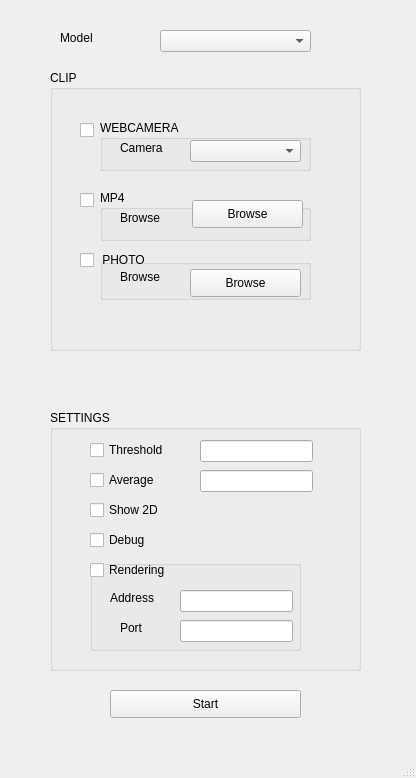
<?xml version="1.0" encoding="UTF-8"?>
<ui version="4.0">
 <class>PoseEstimator</class>
 <widget class="QMainWindow" name="PoseEstimator">
  <property name="geometry">
   <rect>
    <x>0</x>
    <y>0</y>
    <width>416</width>
    <height>778</height>
   </rect>
  </property>
  <property name="windowTitle">
   <string>MainWindow</string>
  </property>
  <widget class="QWidget" name="centralwidget">
   <widget class="QComboBox" name="modelCombo">
    <property name="geometry">
     <rect>
      <x>160</x>
      <y>30</y>
      <width>151</width>
      <height>22</height>
     </rect>
    </property>
   </widget>
   <widget class="QLabel" name="label">
    <property name="geometry">
     <rect>
      <x>60</x>
      <y>30</y>
      <width>55</width>
      <height>16</height>
     </rect>
    </property>
    <property name="text">
     <string>Model</string>
    </property>
   </widget>
   <widget class="QGroupBox" name="groupBox">
    <property name="geometry">
     <rect>
      <x>50</x>
      <y>70</y>
      <width>311</width>
      <height>281</height>
     </rect>
    </property>
    <property name="title">
     <string>CLIP</string>
    </property>
    <widget class="QGroupBox" name="groupBox_2">
     <property name="geometry">
      <rect>
       <x>50</x>
       <y>50</y>
       <width>211</width>
       <height>51</height>
      </rect>
     </property>
     <property name="title">
      <string>WEBCAMERA</string>
     </property>
     <widget class="QComboBox" name="cameraCombo">
      <property name="geometry">
       <rect>
        <x>90</x>
        <y>20</y>
        <width>111</width>
        <height>22</height>
       </rect>
      </property>
     </widget>
     <widget class="QLabel" name="label_2">
      <property name="geometry">
       <rect>
        <x>20</x>
        <y>20</y>
        <width>55</width>
        <height>16</height>
       </rect>
      </property>
      <property name="text">
       <string>Camera</string>
      </property>
     </widget>
    </widget>
    <widget class="QGroupBox" name="groupBox_3">
     <property name="geometry">
      <rect>
       <x>50</x>
       <y>120</y>
       <width>211</width>
       <height>51</height>
      </rect>
     </property>
     <property name="title">
      <string>MP4</string>
     </property>
     <widget class="QLabel" name="label_3">
      <property name="geometry">
       <rect>
        <x>20</x>
        <y>20</y>
        <width>55</width>
        <height>16</height>
       </rect>
      </property>
      <property name="text">
       <string>Browse</string>
      </property>
     </widget>
     <widget class="QPushButton" name="mp4BrowseButton">
      <property name="geometry">
       <rect>
        <x>92</x>
        <y>10</y>
        <width>111</width>
        <height>28</height>
       </rect>
      </property>
      <property name="text">
       <string>Browse</string>
      </property>
     </widget>
    </widget>
    <widget class="QCheckBox" name="isWebcam">
     <property name="geometry">
      <rect>
       <x>30</x>
       <y>50</y>
       <width>81</width>
       <height>20</height>
      </rect>
     </property>
     <property name="text">
      <string/>
     </property>
    </widget>
    <widget class="QCheckBox" name="isMP4">
     <property name="geometry">
      <rect>
       <x>30</x>
       <y>120</y>
       <width>81</width>
       <height>20</height>
      </rect>
     </property>
     <property name="text">
      <string/>
     </property>
    </widget>
    <widget class="QGroupBox" name="groupBox_4">
     <property name="geometry">
      <rect>
       <x>50</x>
       <y>189</y>
       <width>211</width>
       <height>41</height>
      </rect>
     </property>
     <property name="title">
      <string/>
     </property>
     <widget class="QPushButton" name="photoBrowseButton">
      <property name="geometry">
       <rect>
        <x>90</x>
        <y>10</y>
        <width>111</width>
        <height>28</height>
       </rect>
      </property>
      <property name="text">
       <string>Browse</string>
      </property>
     </widget>
     <widget class="QLabel" name="label_4">
      <property name="geometry">
       <rect>
        <x>40</x>
        <y>30</y>
        <width>55</width>
        <height>16</height>
       </rect>
      </property>
      <property name="text">
       <string/>
      </property>
     </widget>
     <widget class="QLabel" name="label_7">
      <property name="geometry">
       <rect>
        <x>20</x>
        <y>10</y>
        <width>55</width>
        <height>16</height>
       </rect>
      </property>
      <property name="text">
       <string>Browse</string>
      </property>
     </widget>
    </widget>
    <widget class="QCheckBox" name="isPhoto">
     <property name="geometry">
      <rect>
       <x>30</x>
       <y>180</y>
       <width>81</width>
       <height>20</height>
      </rect>
     </property>
     <property name="text">
      <string> PHOTO</string>
     </property>
    </widget>
   </widget>
   <widget class="QGroupBox" name="groupBox_5">
    <property name="geometry">
     <rect>
      <x>50</x>
      <y>410</y>
      <width>311</width>
      <height>261</height>
     </rect>
    </property>
    <property name="title">
     <string>SETTINGS</string>
    </property>
    <widget class="QCheckBox" name="isThreshold">
     <property name="geometry">
      <rect>
       <x>40</x>
       <y>30</y>
       <width>81</width>
       <height>20</height>
      </rect>
     </property>
     <property name="text">
      <string>Threshold</string>
     </property>
    </widget>
    <widget class="QCheckBox" name="isAverage">
     <property name="geometry">
      <rect>
       <x>40</x>
       <y>60</y>
       <width>81</width>
       <height>20</height>
      </rect>
     </property>
     <property name="text">
      <string>Average</string>
     </property>
    </widget>
    <widget class="QCheckBox" name="is2D">
     <property name="geometry">
      <rect>
       <x>40</x>
       <y>90</y>
       <width>81</width>
       <height>20</height>
      </rect>
     </property>
     <property name="text">
      <string>Show 2D</string>
     </property>
    </widget>
    <widget class="QGroupBox" name="groupBox_6">
     <property name="geometry">
      <rect>
       <x>40</x>
       <y>150</y>
       <width>211</width>
       <height>91</height>
      </rect>
     </property>
     <property name="title">
      <string/>
     </property>
     <widget class="QLineEdit" name="adressEdit">
      <property name="geometry">
       <rect>
        <x>90</x>
        <y>30</y>
        <width>113</width>
        <height>22</height>
       </rect>
      </property>
     </widget>
     <widget class="QLineEdit" name="portEdit">
      <property name="geometry">
       <rect>
        <x>90</x>
        <y>60</y>
        <width>113</width>
        <height>22</height>
       </rect>
      </property>
     </widget>
     <widget class="QLabel" name="label_5">
      <property name="geometry">
       <rect>
        <x>20</x>
        <y>30</y>
        <width>55</width>
        <height>16</height>
       </rect>
      </property>
      <property name="text">
       <string>Address</string>
      </property>
     </widget>
     <widget class="QLabel" name="label_6">
      <property name="geometry">
       <rect>
        <x>30</x>
        <y>60</y>
        <width>55</width>
        <height>16</height>
       </rect>
      </property>
      <property name="text">
       <string>Port</string>
      </property>
     </widget>
     <widget class="QCheckBox" name="isRendering">
      <property name="geometry">
       <rect>
        <x>0</x>
        <y>0</y>
        <width>81</width>
        <height>20</height>
       </rect>
      </property>
      <property name="text">
       <string>Rendering</string>
      </property>
     </widget>
    </widget>
    <widget class="QLineEdit" name="thresholdEdit">
     <property name="geometry">
      <rect>
       <x>150</x>
       <y>30</y>
       <width>113</width>
       <height>22</height>
      </rect>
     </property>
    </widget>
    <widget class="QLineEdit" name="averageEdit">
     <property name="geometry">
      <rect>
       <x>150</x>
       <y>60</y>
       <width>113</width>
       <height>22</height>
      </rect>
     </property>
    </widget>
    <widget class="QCheckBox" name="isDebug">
     <property name="geometry">
      <rect>
       <x>40</x>
       <y>120</y>
       <width>81</width>
       <height>20</height>
      </rect>
     </property>
     <property name="text">
      <string>Debug</string>
     </property>
    </widget>
   </widget>
   <widget class="QPushButton" name="startButton">
    <property name="geometry">
     <rect>
      <x>110</x>
      <y>690</y>
      <width>191</width>
      <height>28</height>
     </rect>
    </property>
    <property name="text">
     <string>Start</string>
    </property>
   </widget>
  </widget>
  <widget class="QMenuBar" name="menubar">
   <property name="geometry">
    <rect>
     <x>0</x>
     <y>0</y>
     <width>416</width>
     <height>26</height>
    </rect>
   </property>
  </widget>
  <widget class="QStatusBar" name="statusbar"/>
 </widget>
 <resources/>
 <connections/>
</ui>
